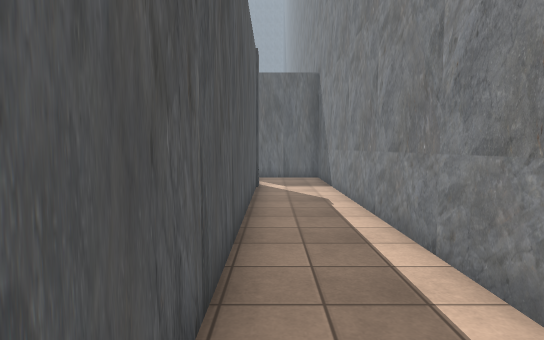
View 1 (above)

24 first-person views from a walk through a 3-D level made in the Unity game engine. The camera is 1.5 m above the floor, tilts 4° down and sees 80° across. The floor is counted in squares, 1 m on a side. Each view is taken from the middle of a square. On the plan, view 1 faces up. The plan holds only what a view shows up to about 15 squares ahead; the rest is blank. The place goes on beyond the plan. The player character is not drawn. Some surface patterns are stand-ins.

View 2
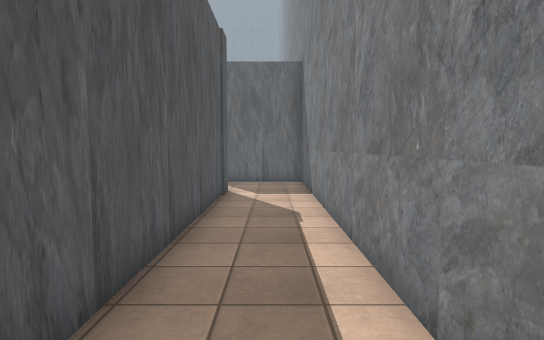

View 3
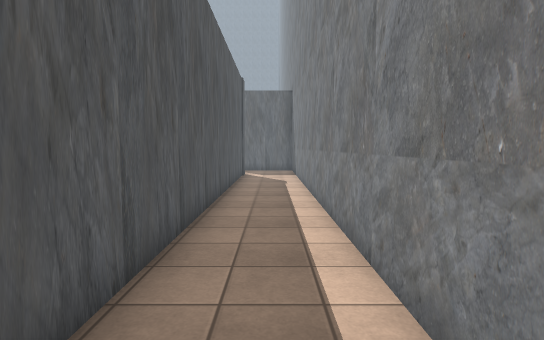

View 4
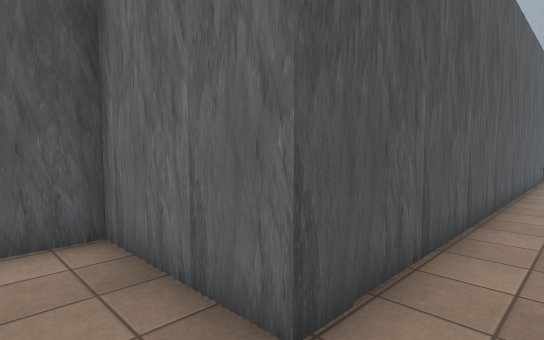

View 5
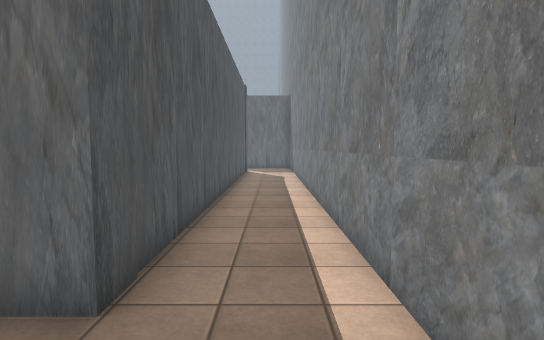

View 6
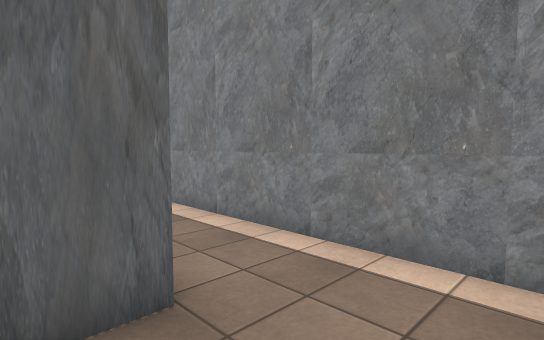

View 7
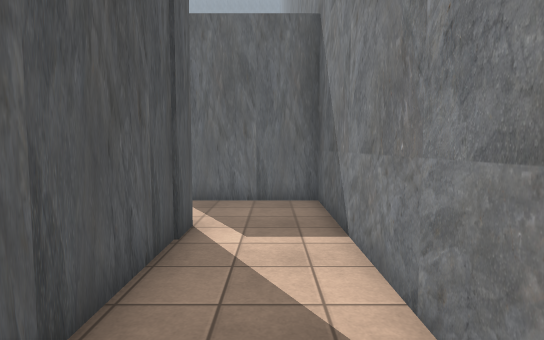

View 8
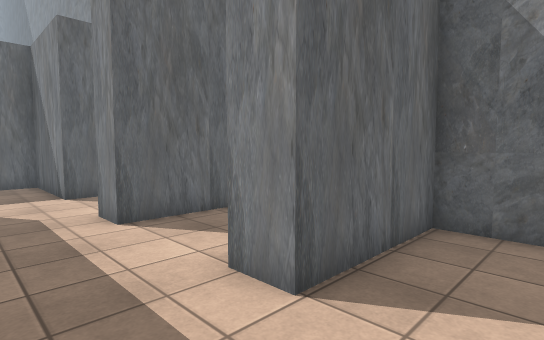

View 9
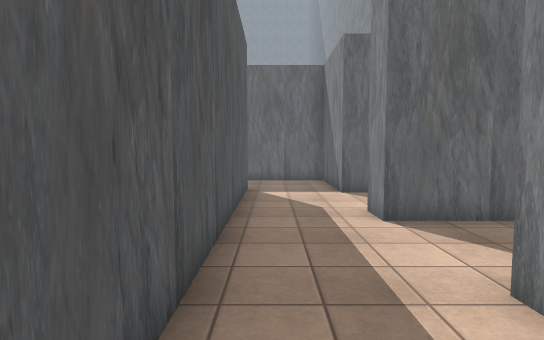

View 10
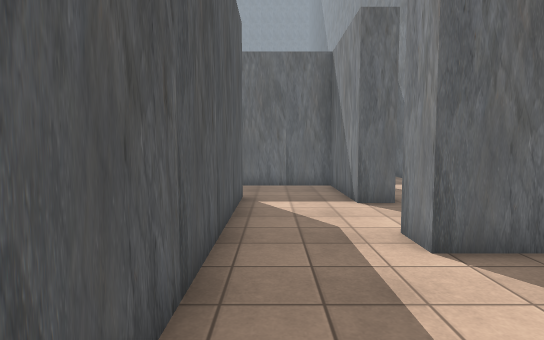

View 11
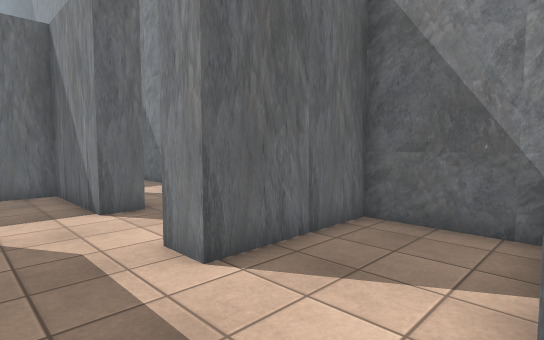

View 12
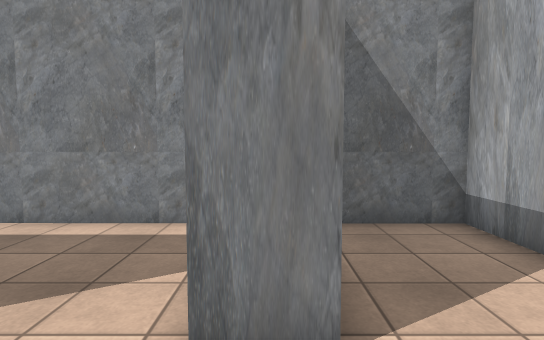

View 13
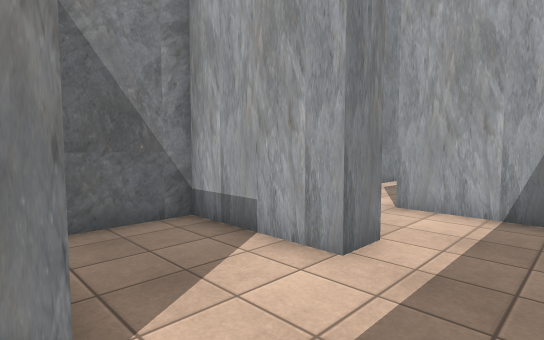

View 14
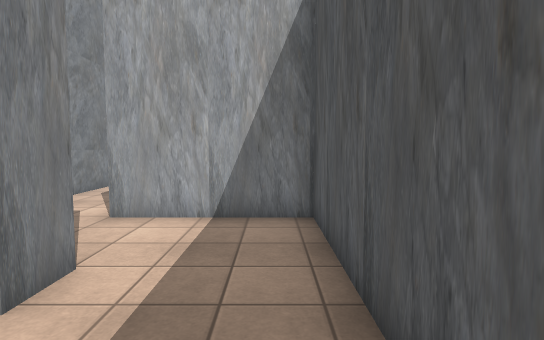

View 15
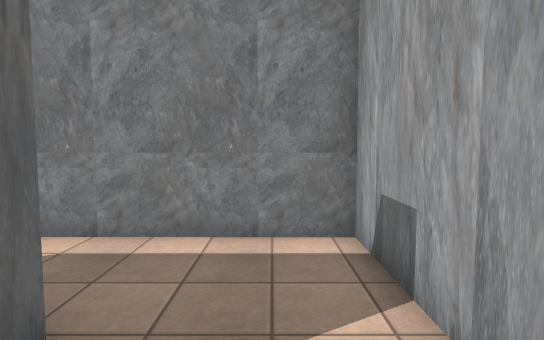

View 16
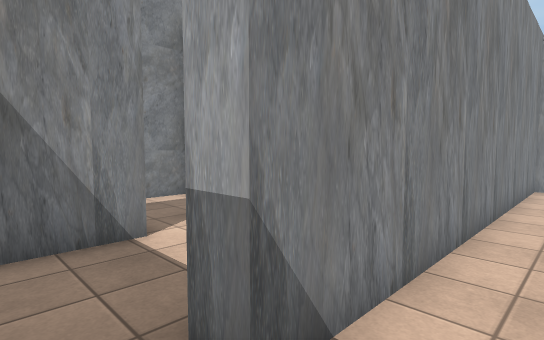

View 17
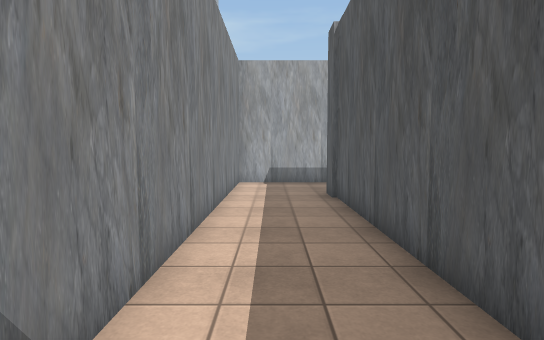

View 18
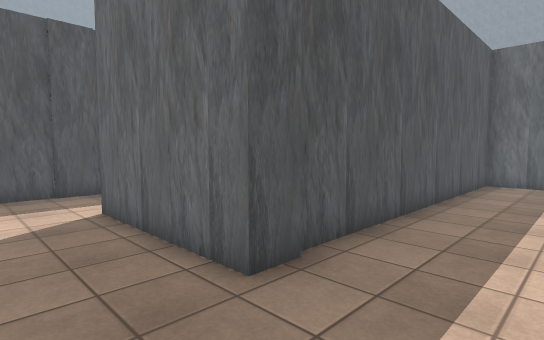

View 19
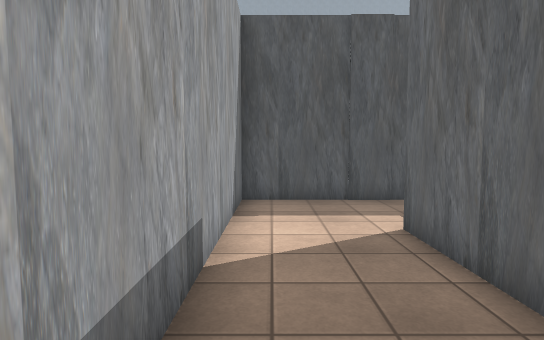

View 20
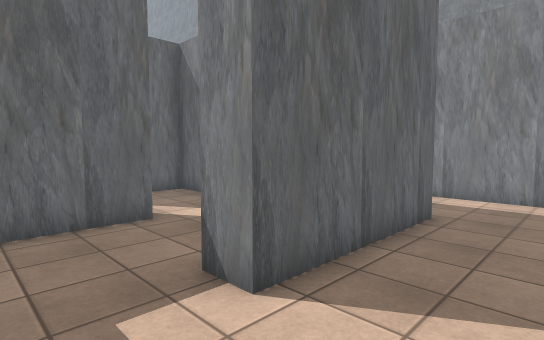

View 21
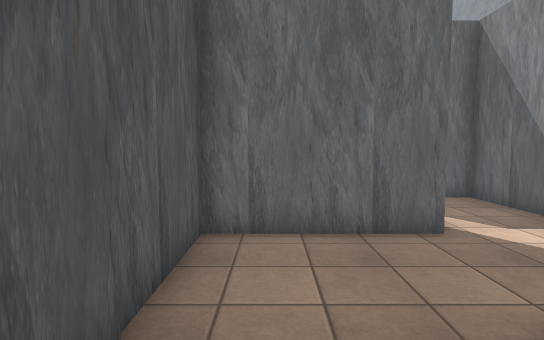

View 22
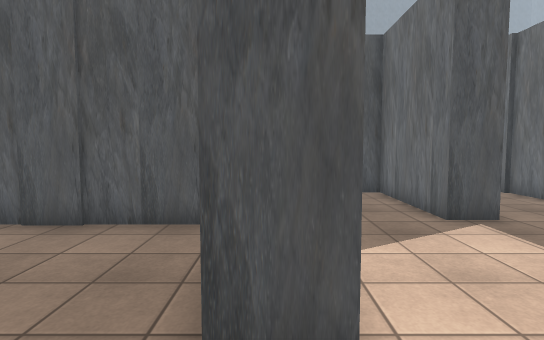

View 23
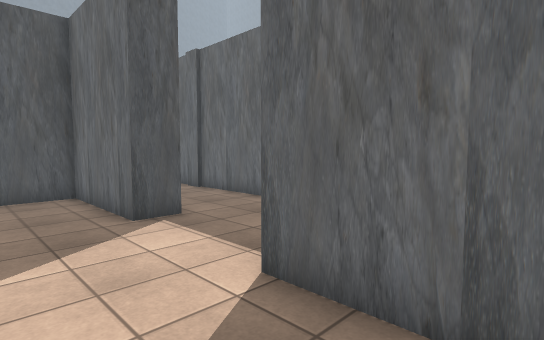

View 24
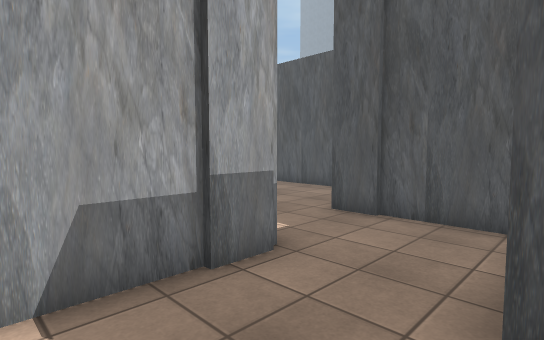

### Floor plan
Points are (right, up) in squares from view 1. A wall is a line through its corners. A room is listed if a view was taken in it or the views show most of it. See-through windows are left out.
Room 1 (views 1, 2, 3, 4, 5, 6, 7)
walls: (2.2, -6.7) (2.3, 16.1) (-1.7, 16.1); (-1.6, 13.1) (-0.6, 13.1) (-0.6, -4.2) (-4.6, -4.2) (-4.6, -5.6)
ways out: opening at (-1, 14.5) to room 2
Room 2 (views 8, 9, 10, 11, 12, 13, 14, 15)
walls: (-0.6, 24.6) (-1.7, 24.6) (-1.7, 27.5); (-1.7, 16.1) (-1.7, 17.2) (2.3, 17.2) (2.3, 20.5) (-1.7, 20.5) (-1.7, 21.6) (2.3, 21.6) (2.3, 26.9); (-4.9, 25.8) (-4.9, 13.1) (-1.6, 13.1)
ways out: opening at (-1, 14.5) to room 1; opening at (-5, 26.5) to room 3
Room 3 (views 16, 17, 18, 19, 20, 21, 22, 23, 24)
walls: (-13, 21.6) (-13, 20.5) (-17.1, 20.5) (-17.1, 13.1) (-5.6, 13.1) (-5.6, 25.8) (-4.9, 25.8); (-18.6, 21.6) (-15.2, 21.6); (-10, 22) (-10, 24.6) (-13.9, 24.6); (-17.6, 25.8) (-17.6, 24.6) (-21.7, 24.6) (-21.7, 20.4); (-9, 27.5) (-9, 16.4) (-13.9, 16.4) (-13.9, 17.4); (-25.4, 17.9) (-25.4, 14.9)
ways out: opening at (-5, 26.5) to room 2

Where each view was taken, in squares from view 1:
view 1: 0 up, 0 right, facing up
view 2: 2 up, 1 right, facing up
view 3: 5 down, 1 right, facing up
view 4: 6 down, 1 right, facing up-left
view 5: 7 down, 1 right, facing up
view 6: 7 down, 2 left, facing up-right
view 7: 7 up, 1 right, facing up
view 8: 14 up, 4 left, facing up-right
view 9: 14 up, 4 left, facing up
view 10: 16 up, 4 left, facing up
view 11: 17 up, 4 left, facing up-right
view 12: 21 up, 4 left, facing right
view 13: 21 up, 4 left, facing down-right
view 14: 20 up, 4 left, facing down
view 15: 23 up, 3 left, facing right
view 16: 27 up, 7 left, facing down-right
view 17: 27 up, 7 left, facing down
view 18: 14 up, 6 left, facing up-left
view 19: 14 up, 8 left, facing left
view 20: 14 up, 16 left, facing up-right
view 21: 15 up, 16 left, facing up
view 22: 21 up, 11 left, facing left
view 23: 22 up, 11 left, facing up-left
view 24: 25 up, 15 left, facing down-left
